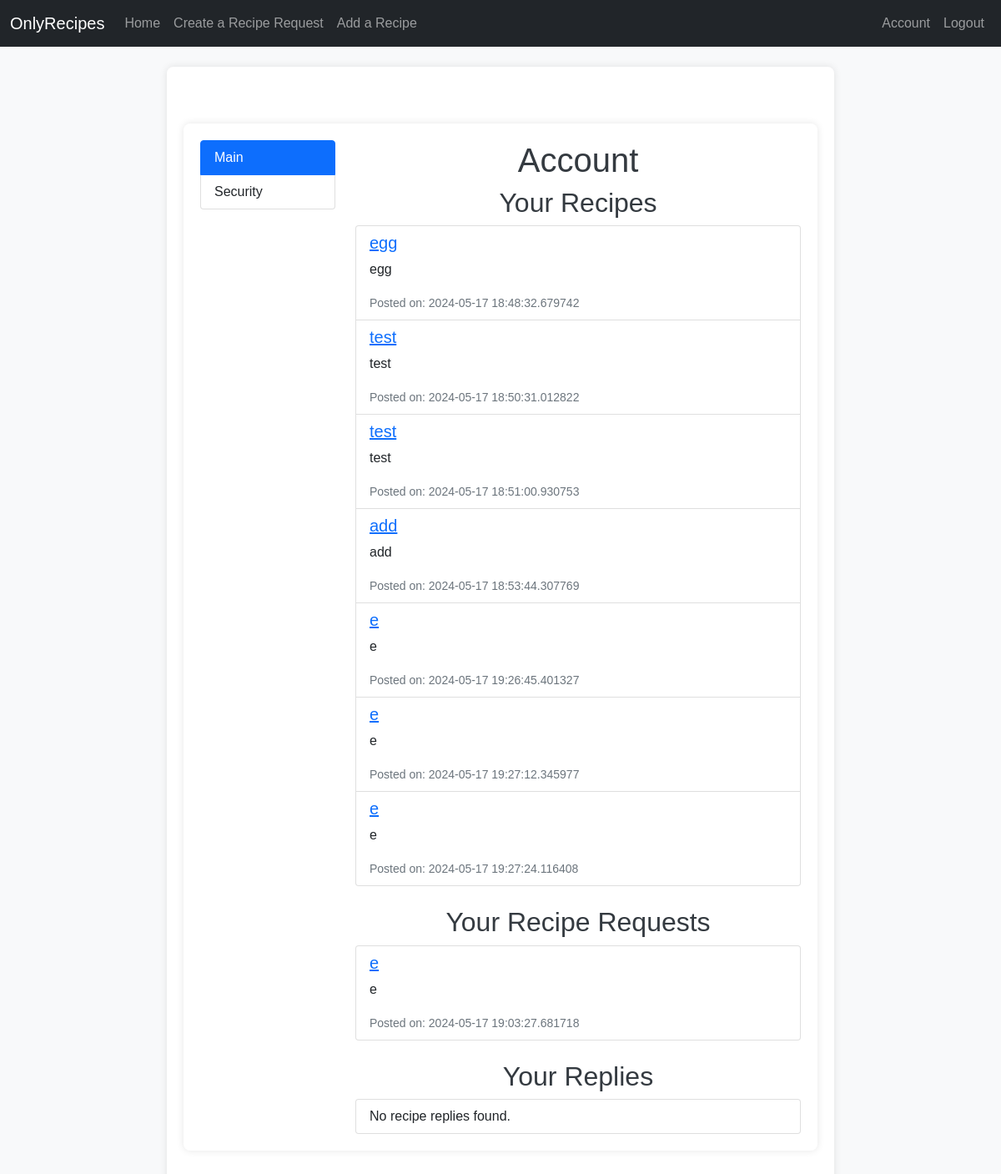
Page /account (signed in) on the earlier database version.
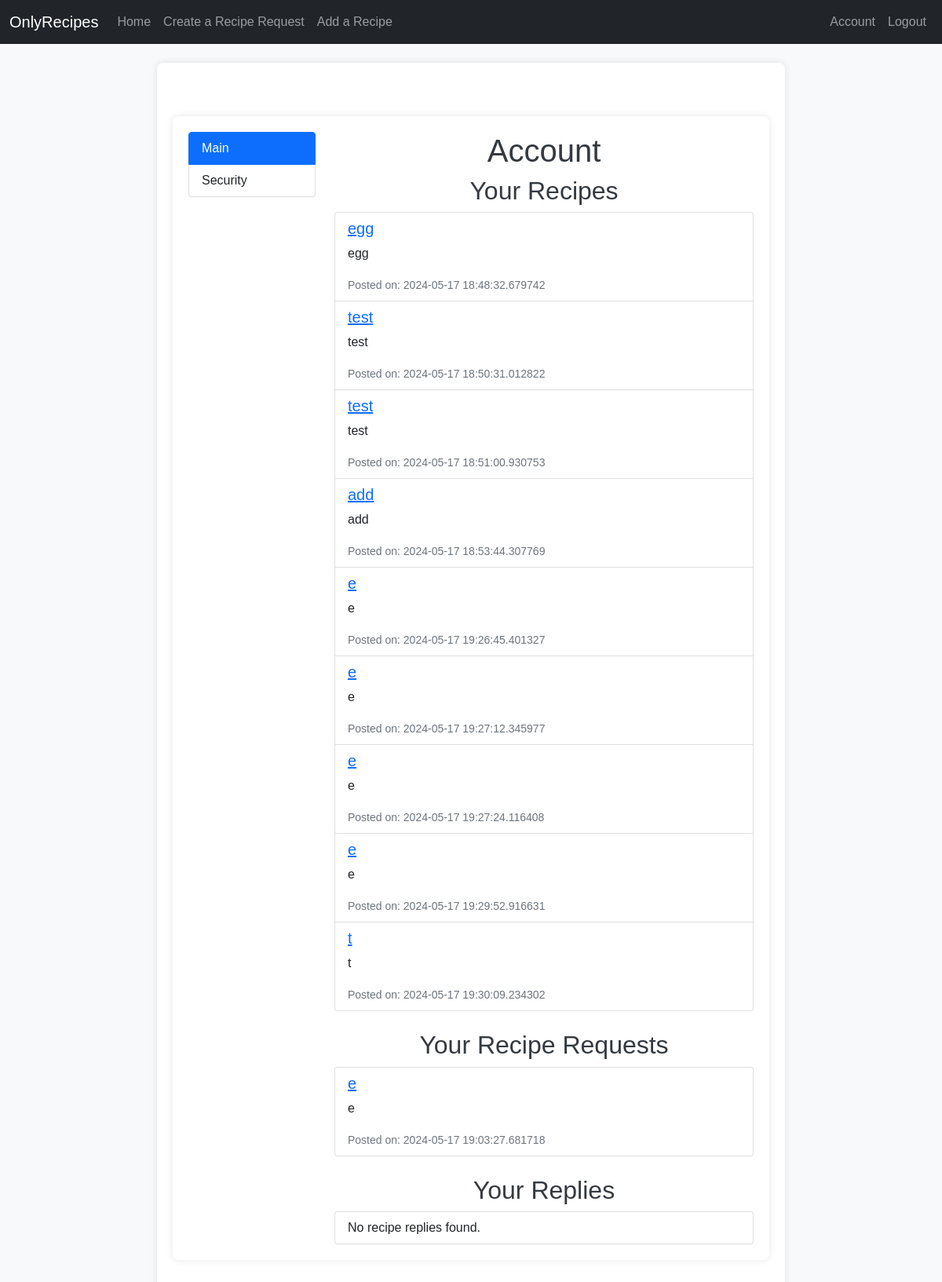
Same page on the later database version.
### app/models.py (models this page shows, shortened)
class Recipe(db.Model):
    id = db.Column(db.Integer, primary_key=True)
    title = db.Column(db.String(120), nullable=False)
    ingredients = db.Column(db.Text, nullable=False)
    instructions = db.Column(db.Text, nullable=False)
    created_at = db.Column(db.DateTime, nullable=False, default=datetime.utcnow)
    user_id = db.Column(db.Integer, db.ForeignKey('user.id'), nullable=False)

class RecipeRequest(db.Model):
    id = db.Column(db.Integer, primary_key=True)
    title = db.Column(db.String(100), unique=True, nullable=False)
    description = db.Column(db.Text, nullable=False)
    meal_type = db.Column(db.String(50), nullable=False)
    created_at = db.Column(db.DateTime, default=datetime.utcnow)
    ingredients = db.relationship('Ingredient', secondary=recipe_ingredients, lazy='subquery', backref=db.backref('recipe_requests', lazy=True))
    user_id = db.Column(db.Integer, db.ForeignKey('user.id'), nullable=False)

### app/routes.py (the view)
@bp.route('/account')
@login_required
def account():
    recipes = Recipe.query.filter_by(user_id=current_user.id).all()
    recipe_requests = RecipeRequest.query.filter_by(user_id=current_user.id).all()
    recipe_replies = RecipeReply.query.filter_by(user_id=current_user.id).all()
    return render_template('account.html', recipes=recipes, recipe_requests=recipe_requests, recipe_replies=recipe_replies, active_tab='main')

### app/models.py (called while the page is built)
@login_manager.user_loader
def load_user(user_id):
    return User.query.get(int(user_id))

### app/templates/account.html (shortened to what this page needs)
{% extends "base.html" %}
{% block content %}
<div class="container mt-5">
    <div class="row">
        <div class="col-md-3">
            <div class="list-group">
                <a href="{{ url_for('main.account') }}" class="list-group-item list-group-item-action {% if active_tab == 'main' %}active{% endif %}">Main</a>
                <a href="{{ url_for('main.account_security') }}" class="list-group-item list-group-item-action {% if active_tab == 'security' %}active{% endif %}" id="security-link">Security</a>
            </div>
        </div>
        <div class="col-md-9" id="account-content">
            {% if active_tab == 'main' %}
                <h1>Account</h1>
                <div class="mb-4">
                    <h2>Your Recipes</h2>
                    <ul class="list-group">
                        {% if recipes %}
                            {% for recipe in recipes %}
                                <li class="list-group-item">
                                    <h5><a href="{{ url_for('main.update_recipe', recipe_id=recipe.id) }}">{{ recipe.title }}</a></h5>
                                    <p>{{ recipe.instructions }}</p>
                                    <small class="text-muted">Posted on: {{ recipe.created_at }}</small>
                                </li>
                            {% endfor %}
                        {% else %}
                            <li class="list-group-item">No recipes found.</li>
                        {% endif %}
                    </ul>
                </div>
                <div class="mb-4">
                    <h2>Your Recipe Requests</h2>
                    <ul class="list-group">
                        {% if recipe_requests %}
                            {% for request in recipe_requests %}
                                <li class="list-group-item">
                                    <h5><a href="{{ url_for('main.update_recipe_request', id=request.id) }}">{{ request.title }}</a></h5>
                                    <p>{{ request.description }}</p>
                                    <small class="text-muted">Posted on: {{ request.created_at }}</small>
                                </li>
                            {% endfor %}
                        {% else %}
                            <li class="list-group-item">No recipe requests found.</li>
                        {% endif %}
                    </ul>
                </div>
                <div>
                    <h2>Your Replies</h2>
                    <ul class="list-group">
                        {% if recipe_replies %}
                            {% for reply in recipe_replies %}
                                <li class="list-group-item">
                                    <h5><a href="{{ url_for('main.update_reply', id=reply.id) }}">{{ reply.content }}</a></h5>
                                    <p>{{ reply.content }}</p>
                                    <small class="text-muted">Replied on: {{ reply.created_at }}</small>
                                </li>
                            {% endfor %}
                        {% else %}
                            <li class="list-group-item">No recipe replies found.</li>
                        {% endif %}
                    </ul>
                </div>
            {% elif active_tab == 'security' %}
                {% include 'partials/account_security.html' %}
            {% endif %}
        </div>
    </div>
</div>
{% endblock %}

### app/templates/base.html (shortened to what this page needs)
<!DOCTYPE html>
<html lang="en">
<head>
    <link href="https://cdn.jsdelivr.net/npm/bootstrap@5.1.3/dist/css/bootstrap.min.css" rel="stylesheet">
    <link rel="stylesheet" href="{{ url_for('static', filename='css/styles.css') }}">
</head>
<body>
    <nav class="navbar navbar-expand-lg navbar-dark bg-dark">
        <div class="container-fluid">
            <a class="navbar-brand" href="{{ url_for('main.home') }}">OnlyRecipes</a>
            <div class="collapse navbar-collapse" id="navbarNav">
                <ul class="navbar-nav">
                    <li class="nav-item">
                        <a class="nav-link" href="{{ url_for('main.home') }}">Home</a>
                    </li>
                    {% if current_user.is_authenticated %}
                    <li class="nav-item">
                        <a class="nav-link" href="{{ url_for('main.create_recipe_request') }}">Create a Recipe Request</a>
                    </li>
                    <li class="nav-item">
                        <a class="nav-link" href="{{ url_for('main.add_recipe') }}">Add a Recipe</a>
                    </li>
                    {% endif %}
                </ul>
            </div>
            <ul class="navbar-nav ml-auto">
                {% if current_user.is_authenticated %}
                <li class="nav-item">
                    <a class="nav-link" href="{{ url_for('main.account') }}">Account</a>
                </li>
                <li class="nav-item">
                    <a class="nav-link" href="{{ url_for('main.logout') }}">Logout</a>
                </li>
                {% endif %}
            </ul>
        </div>
    </nav>
    <div class="container mt-4">
        {% block content %}
        {% endblock %}
    </div>
</body>
</html>

### app/static/css/styles.css (style rules this page uses)
body { font-family: Arial, sans-serif; background-color: #f8f9fa; margin: 0; padding: 0; }
.container { max-width: 800px; margin: 50px auto; padding: 20px; background-color: #ffffff; border-radius: 8px; box-shadow: 0 0 10px rgba(0, 0, 0, 0.1); }
h1, h2 { text-align: center; color: #343a40; }

Differences in the rows shown:
added Recipe: title "e", instructions "e", created_at "2024-05-17 19:29:52.916631"
added Recipe: title "t", instructions "t", created_at "2024-05-17 19:30:09.234302"
